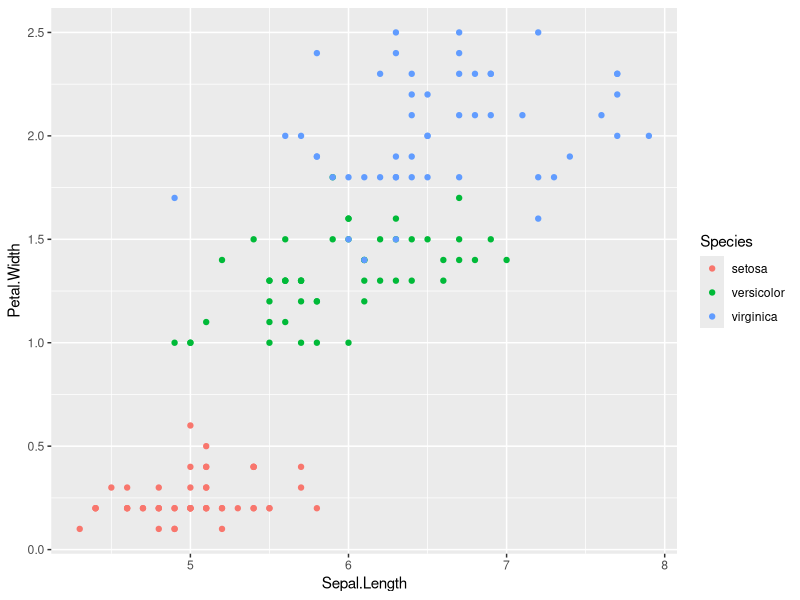

This chart was generated by the following R code:
# przypomnienie rzeczy z poprzednich dwoch zajec

# dplyr
library(dplyr)
iris %>% head()

iris %>% group_by(Species) %>% summarize(mean_Sepal_Length = mean(Sepal.Length))


# ggplot2
library(ggplot2)
ggplot(iris, aes(x = Sepal.Length,y = Petal.Width, colour = Species)) + geom_point()
